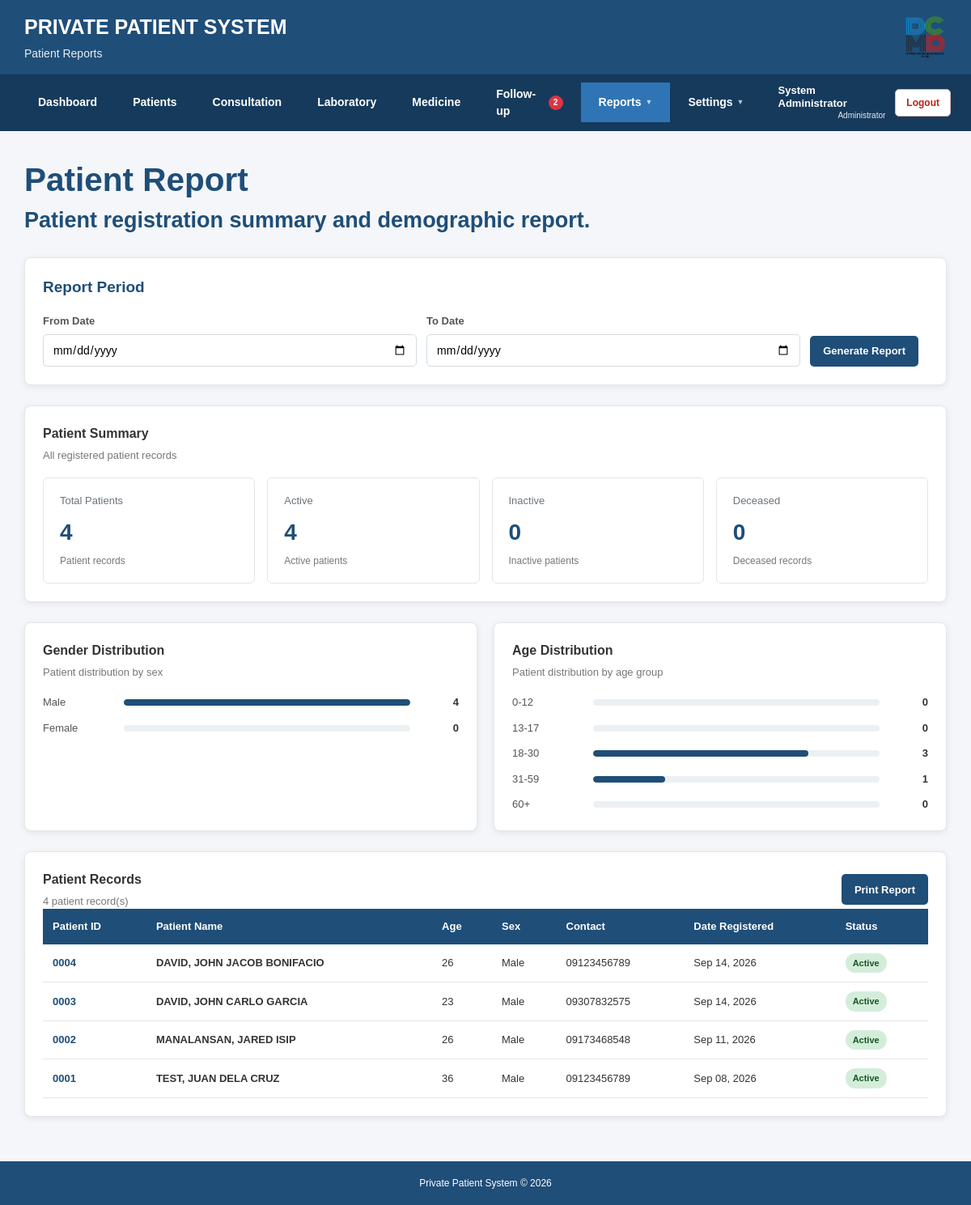
/private_patient_system/reports/patients.php (signed in), run on an earlier commit of the app's database.
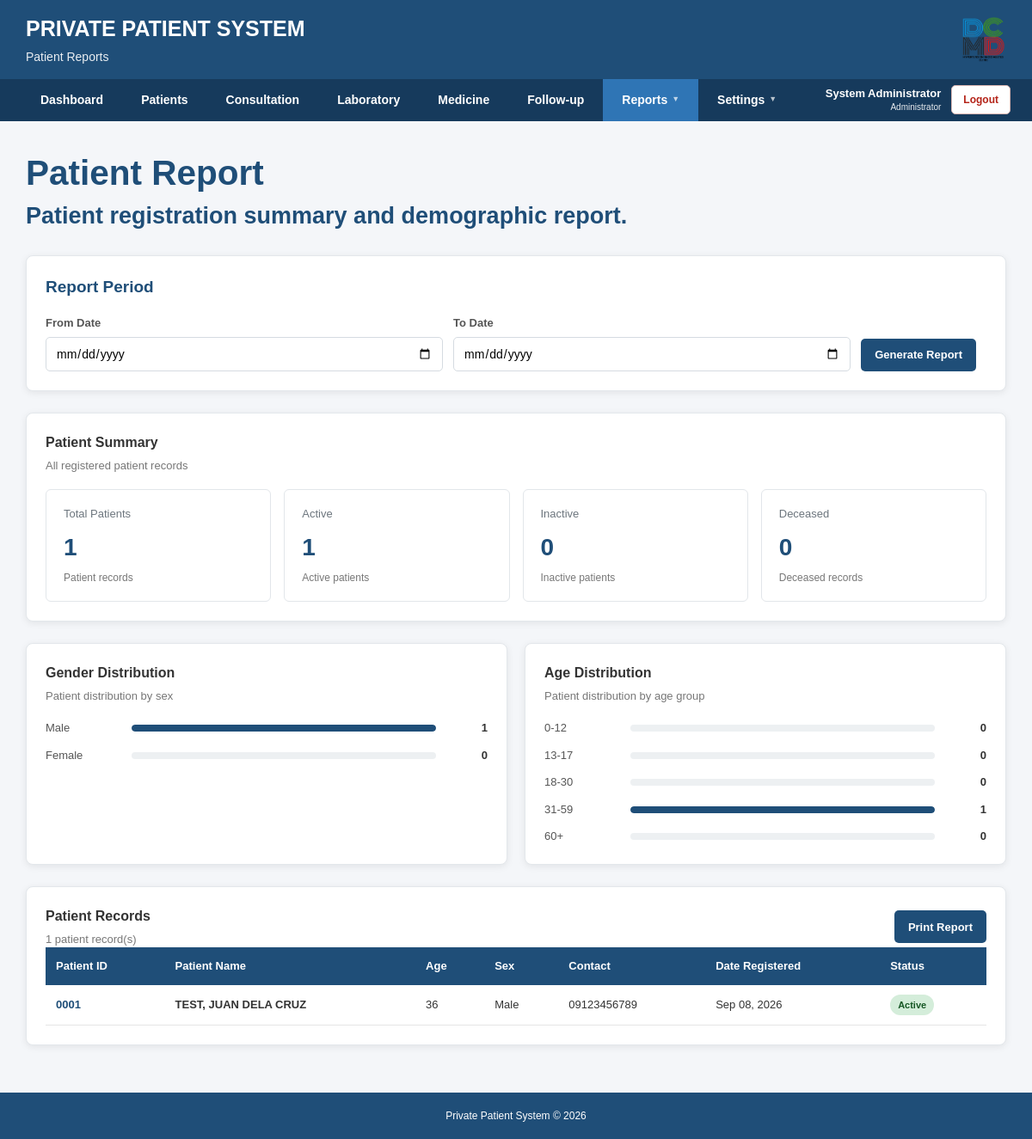
And on a later commit of the database.
### tables this page shows
CREATE TABLE IF NOT EXISTS `patients` (
  `id` int(11) NOT NULL AUTO_INCREMENT,
  `patient_id` varchar(10) NOT NULL,
  `last_name` varchar(100) NOT NULL,
  `first_name` varchar(100) NOT NULL,
  `middle_name` varchar(100) DEFAULT NULL,
  `birthdate` date NOT NULL,
  `sex` enum('Male','Female') NOT NULL,
  `address` text,
  `contact_no` varchar(20) DEFAULT NULL,
  `emergency_contact` varchar(150) DEFAULT NULL,
  `emergency_contact_no` varchar(20) DEFAULT NULL,
  `date_registered` date NOT NULL,
  `status` enum('Active','Inactive','Deceased') NOT NULL DEFAULT 'Active',
  `created_at` timestamp NOT NULL DEFAULT CURRENT_TIMESTAMP,
  PRIMARY KEY (`id`),
  UNIQUE KEY `patient_id` (`patient_id`)
);

### private_patient_system/reports/patients.php (the view, shortened to what the changed rows need)
<?php
require_once "../config/database.php";
$activePage = "reports";
$dateCondition = "";
$totalPatients = 0;
$sql = "
    SELECT COUNT(*) AS total
    FROM patients
    WHERE 1=1
    " . $dateCondition;
$result = $conn->query($sql);
if ($result) {
    $row = $result->fetch_assoc();
    $totalPatients = (int)$row["total"];
}
$activePatients = 0;
$sql = "
    SELECT COUNT(*) AS total
    FROM patients
    WHERE UPPER(TRIM(status)) = 'ACTIVE'
    " . $dateCondition;
$result = $conn->query($sql);
if ($result) {
    $row = $result->fetch_assoc();
    $activePatients = (int)$row["total"];
}
$malePatients = 0;
$sql = "
    SELECT COUNT(*) AS total
    FROM patients
    WHERE UPPER(TRIM(sex)) = 'MALE'
    " . $dateCondition;
$result = $conn->query($sql);
if ($result) {
    $row = $result->fetch_assoc();
    $malePatients = (int)$row["total"];
}
$age0to12 = 0;
$age13to17 = 0;
$age18to30 = 0;
$age31to59 = 0;
$age60plus = 0;
$sql = "
    SELECT birthdate
    FROM patients
    WHERE birthdate IS NOT NULL
    AND birthdate != ''
    " . $dateCondition;
$result = $conn->query($sql);
if ($result) {
    while ($row = $result->fetch_assoc()) {
        try {
            $birthDate = new DateTime($row["birthdate"]);
            $today = new DateTime();
            $age = $today->diff($birthDate)->y;
            if ($age <= 12) {
                $age0to12++;
            } elseif ($age <= 17) {
                $age13to17++;
            } elseif ($age <= 30) {
                $age18to30++;
            } elseif ($age <= 59) {
                $age31to59++;
            } else {
                $age60plus++;
            }
        } catch (Exception $e) {
            continue;
        }
    }
}
$patients = array();
$sql = "
    SELECT
        id,
        patient_id,
        last_name,
        first_name,
        middle_name,
        birthdate,
        sex,
        contact_no,
        date_registered,
        status
    FROM patients
    WHERE 1=1
    " . $dateCondition . "
    ORDER BY
        date_registered DESC,
        id DESC
";
$result = $conn->query($sql);
if ($result) {
    while ($row = $result->fetch_assoc()) {
        $patients[] = $row;
    }
}
function calculatePatientAge($birthdate)
{
    try {
        $birthDate = new DateTime($birthdate);
        $today = new DateTime();
        return $today->diff($birthDate)->y;
    } catch (Exception $e) {
        return "-";
    }
}
function displayReportDate($date)
{
    $timestamp = strtotime($date);
    return date("M d, Y", $timestamp);
}
include __DIR__ . "/../includes/header.php";
include __DIR__ . "/../includes/navigation.php";
?>
<main class="main-container">
    <div class="page-title">
        <h2>
            Patient Report
        </h2>
    </div>
    <div class="card">
        <div class="report-summary-grid">
            <div class="report-summary-card">
                <div class="label">
                    Total Patients
                </div>
                <div class="value">
                    <?php echo $totalPatients; ?>
                </div>
                <div class="small-text">
                    Patient records
                </div>
            </div>
            <div class="report-summary-card">
                <div class="label">
                    Active
                </div>
                <div class="value">
                    <?php echo $activePatients; ?>
                </div>
                <div class="small-text">
                    Active patients
                </div>
            </div>
        </div>
    </div>
    <div class="report-two-column">
        <div class="card">
            <div class="report-stat-list">
                <?php
                $malePercent = 0;
                if ($totalPatients > 0) {
                    $malePercent =
                        ($malePatients / $totalPatients) * 100;
                }
                ?>
                <div class="report-stat-row">
                    <div class="report-stat-label">
                        Male
                    </div>
                    <div class="report-stat-bar">
                        <div
                            class="report-stat-fill"
                            style="width: <?php echo $malePercent; ?>%;"
                        ></div>
                    </div>
                    <div class="report-stat-value">
                        <?php echo $malePatients; ?>
                    </div>
                </div>
            </div>
        </div>
        <div class="card">
            <div class="report-stat-list">
                <?php
                $ageGroups = array(
                    "0-12" => $age0to12,
                    "13-17" => $age13to17,
                    "18-30" => $age18to30,
                    "31-59" => $age31to59,
                    "60+" => $age60plus
                );
                foreach ($ageGroups as $label => $count) {
                    $percentage = 0;
                    if ($totalPatients > 0) {
                        $percentage =
                            ($count / $totalPatients) * 100;
                    }
                ?>
                    <div class="report-stat-row">
                        <div class="report-stat-label">
                            <?php echo $label; ?>
                        </div>
                        <div class="report-stat-bar">
                            <div
                                class="report-stat-fill"
                                style="width: <?php echo $percentage; ?>%;"
                            ></div>
                        </div>
                        <div class="report-stat-value">
                            <?php echo $count; ?>
                        </div>
                    </div>
                <?php
                }
                ?>
            </div>
        </div>
    </div>
    <div class="card patient-records-section">
        <div class="section-header">
            <div>
                <div class="report-section-title">
                    Patient Records
                </div>
                <div class="report-table-count">
                    <?php echo number_format(count($patients)); ?>
                    patient record(s)
                </div>
            </div>
        </div>
        <div class="table-container">
            <table>
                <thead>
                    <tr>
                        <th>
                            Patient ID
                        </th>
                        <th>
                            Patient Name
                        </th>
                        <th>
                            Age
                        </th>
                        <th>
                            Sex
                        </th>
                        <th>
                            Contact
                        </th>
                        <th>
                            Date Registered
                        </th>
                        <th>
                            Status
                        </th>
                    </tr>
                </thead>
                <tbody>
                <?php if (count($patients) > 0) { ?>
                    <?php foreach ($patients as $patient) { ?>
                        <?php
                        $age = calculatePatientAge(
                            $patient["birthdate"]
                        );
                        $fullName =
                            $patient["last_name"]
                            . ", "
                            . $patient["first_name"];
                        if (!empty($patient["middle_name"])) {
                            $fullName .=
                                " "
                                . $patient["middle_name"];
                        }
                        $patientStatus =
                            !empty($patient["status"])
                                ? $patient["status"]
                                : "Active";
                        $statusUpper =
                            strtoupper(
                                trim($patientStatus)
                            );
                        if ($statusUpper == "ACTIVE") {
                            $statusClass = "status-active";
                        } elseif ($statusUpper == "INACTIVE") {
                            $statusClass = "status-inactive";
                        } elseif ($statusUpper == "DECEASED") {
                            $statusClass = "status-deceased";
                        } else {
                            $statusClass = "status-inactive";
                        }
                        ?>
                        <tr>
                            <td>
                                <strong style="color:#1f4e78;">
                                    <?php
                                    echo htmlspecialchars(
                                        $patient["patient_id"]
                                    );
                                    ?>
                                </strong>
                            </td>
                            <td>
                                <strong>
                                    <?php
                                    echo htmlspecialchars(
                                        $fullName
                                    );
                                    ?>
                                </strong>
                            </td>
                            <td>
                                <?php echo $age; ?>
                            </td>
                            <td>
                                <?php
                                echo htmlspecialchars(
                                    $patient["sex"]
                                );
                                ?>
                            </td>
                            <td>
                                <?php
                                if (!empty($patient["contact_no"])) {
                                    echo htmlspecialchars(
                                        $patient["contact_no"]
                                    );
                                } else {
                                    echo "-";
                                }
                                ?>
                            </td>
                            <td>
                                <?php
                                echo displayReportDate(
                                    $patient["date_registered"]
                                );
                                ?>
                            </td>
                            <td>
                                <span
                                    class="status <?php echo $statusClass; ?>"
                                >
                                    <?php
                                    echo htmlspecialchars(
                                        $patientStatus
                                    );
                                    ?>
                                </span>
                            </td>
                        </tr>
                    <?php } ?>
                <?php } ?>
                </tbody>
            </table>
        </div>
    </div>
</main>
<?php
include __DIR__ . "/../includes/footer.php";
?>

### private_patient_system/includes/navigation.php (shortened to what the changed rows need)
<?php
$followUpDueSoonCount = 0;
if (isset($conn)) {
    $followUpNotificationSql = "
        SELECT COUNT(*) AS total
        FROM consultations c
        INNER JOIN patients p
            ON c.patient_id = p.id
        WHERE
            UPPER(TRIM(p.status)) != 'DECEASED'
            AND c.follow_up_date IS NOT NULL
            AND (
                UPPER(TRIM(c.follow_up_status)) = 'PENDING'
                OR UPPER(TRIM(c.follow_up_status)) = 'ACTIVE'
            )
            AND c.follow_up_date >= CURDATE()
            AND c.follow_up_date <= DATE_ADD(CURDATE(), INTERVAL 7 DAY)
    ";
    $followUpNotificationResult = $conn->query(
        $followUpNotificationSql
    );
    if ($followUpNotificationResult) {
        $followUpNotificationRow =
            $followUpNotificationResult->fetch_assoc();
        if ($followUpNotificationRow) {
            $followUpDueSoonCount = intval(
                $followUpNotificationRow["total"]
            );
        }
    }
}
?>
<nav class="navigation">
    <div class="navigation-inner">
        <div class="navigation-menu">
            <a
                href="/private_patient_system/patients/follow_up.php?type=due"
                class="nav-link nav-follow-up <?php echo ($activePage == 'follow_up') ? 'active' : ''; ?>"
            >
                <span>
                    Follow-up
                </span>
                <?php if ($followUpDueSoonCount > 0) { ?>
                    <span class="follow-up-notification">
                        <?php
                        echo $followUpDueSoonCount;
                        ?>
                    </span>
                <?php } ?>
            </a>
        </div>
    </div>
</nav>

What changed in the data, as far as the page shows it:
removed patients: patient "0004", fullName "DAVID, JOHN JACOB BONIFACIO", birthdate "26", sex "Male", contact_no "09123456789", date_registered "Sep 14, 2026", status "Active"
removed patients: patient "0003", fullName "DAVID, JOHN CARLO GARCIA", birthdate "23", sex "Male", contact_no "09307832575", date_registered "Sep 14, 2026", status "Active"
removed patients: patient "0002", fullName "MANALANSAN, JARED ISIP", birthdate "26", sex "Male", contact_no "09173468548", date_registered "Sep 11, 2026", status "Active"
Also different on the page:
$totalPatients: "4" → "1"
$activePatients: "4" → "1"
$malePatients: "4" → "1"
$percentage: 25 → 100 (drawn)
count($patients): "4" → "1"
$followUpDueSoonCount: "2" → (not shown)
new list line: "18-30 0"
list line gone: "18-30 3"
